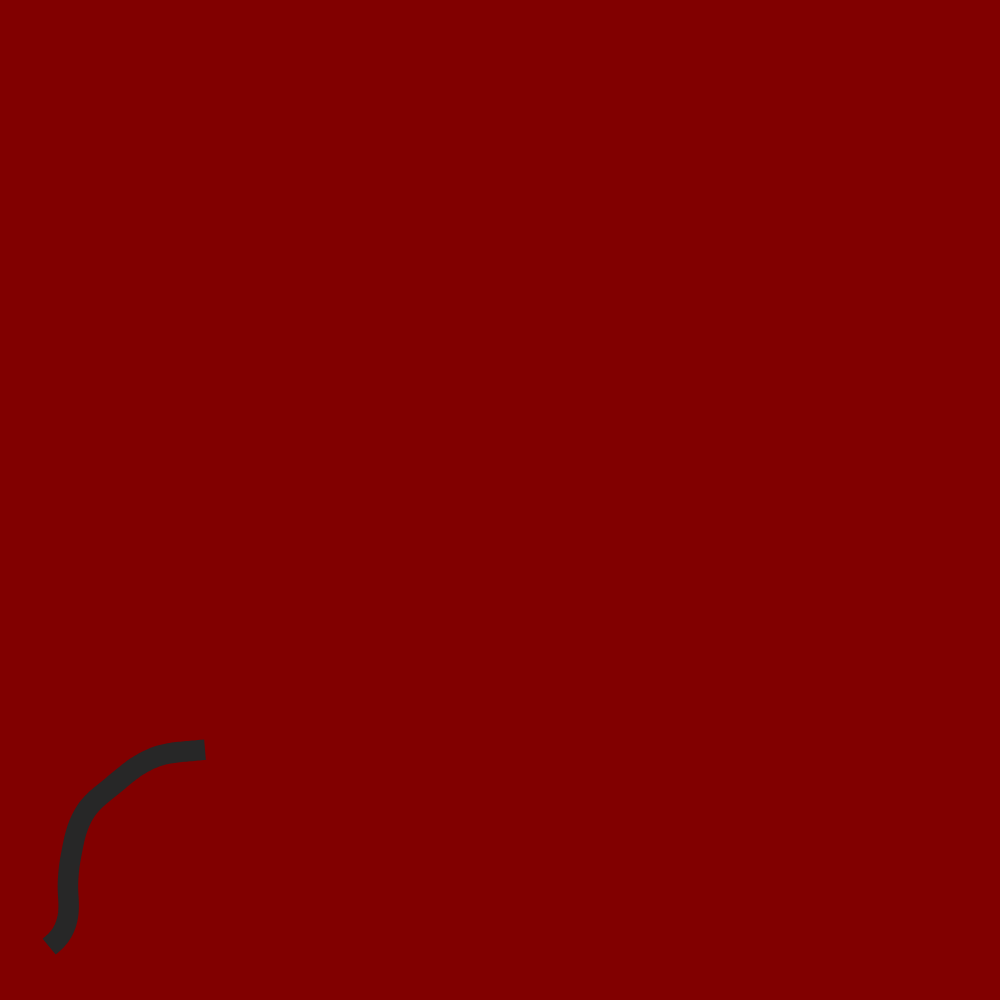
Frame 1 (no input)
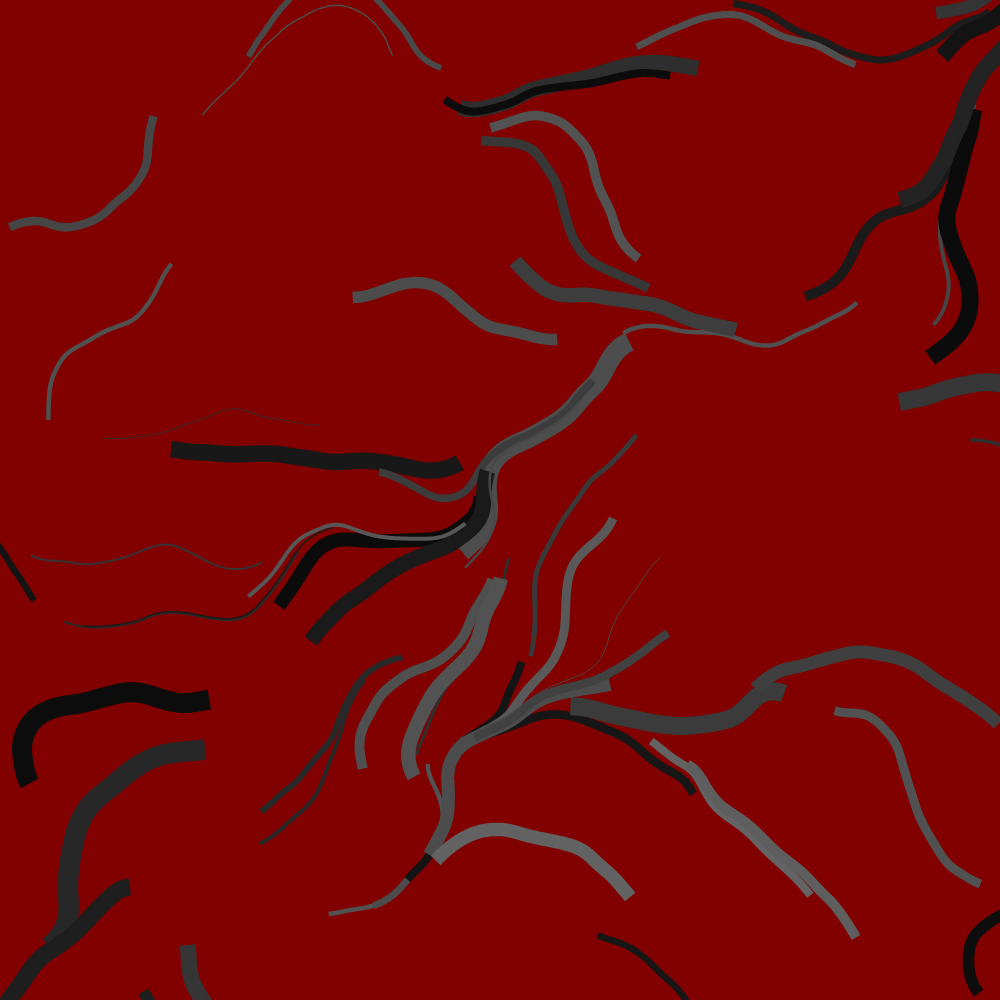
Frame 60 (no input)
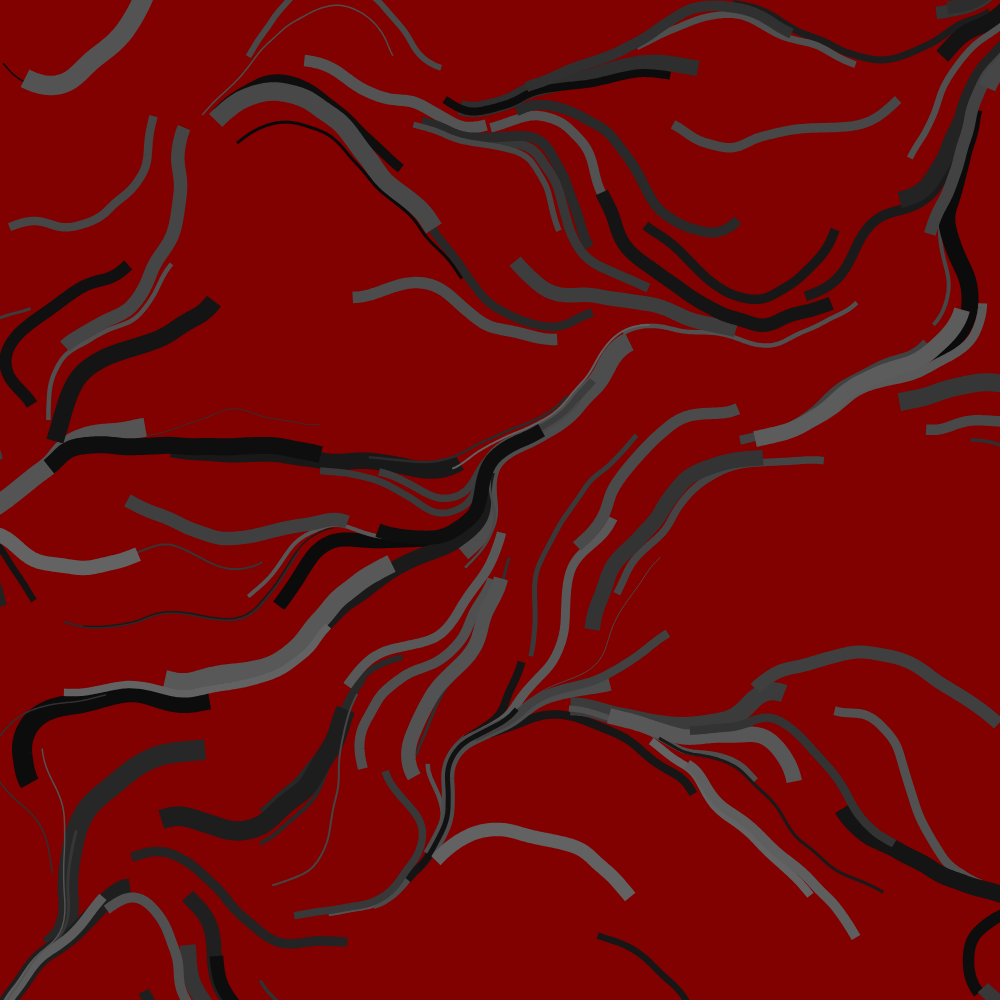
Frame 120 (the mouse pressed at the canvas centre since frame 60)

The p5.js sketch that drew these frames (run headless with seeded random() and noise() and a simulated clock; from frame 60 on, the mouse is pressed at the canvas centre):

// p5.js sketch
// ── sketch.js
let w,h,pt,r;

let xv=[],yv=[],rv=[],nv=[];
let x=[],y=[],ang=[];
let N = 2000;

function setup(){
  let wh = min(windowWidth,windowHeight);
  w = wh;
  h = wh;
  pt = w/1000;
  r = w/3;
  createCanvas(w,h);
  colorMode(RGB);
  v1 = 255;
  v2 = 180;
  let cores = (v1,v2)
  let cor = random(cores);
  background(cor,0,0);
  //background(231,40,40);
  //background(random(1, 100));
  strokeCap(SQUARE)
  noStroke();
  fill(10,10,90);
  for (let i=0; i<N; i++){
    xn = random();
    x[i] = w*(xn)
    y[i] = h*(random())
    ang[i] = random()*2*PI;
  }
}

R=(a=1)=>random()*a;
let i=0;
function draw(){

  let S = 100+R(50)|0;
  sw = (2+R(40)|0)*pt/2;
  noFill();
  let dir = R()<.5?1:-1
  nst = 5;
  xo = x[i];
  yo = y[i];
  strokeWeight(sw)
  //stroke(10,10,90)
  stroke(random(10, 100));
  beginShape();
  for (let j=0;j<S;j++){
    n = noise(xo/w*nst,yo/h*nst);
    angle = n*2*PI;
    dx = dir*2*cos(angle);
    dy = dir*2*sin(angle);
    xo+=dx;
    yo+=dy;
   // if (check(xo,yo,sw/2,i,xv,yv,rv,nv)) break;
    //if (sqrt(sq(xo-w/2)+sq(yo-h/2))<r) break;
    xv.push(xo);
    yv.push(yo);
    rv.push(sw/2);
    nv.push(i);
    vertex(xo,yo)
  }
  endShape();

  i++
  if (i>=N) noLoop();

}

function check(x,y,r,n,xv,yv,rv,nv){
  flag = false;
  for (let i=0;i<xv.length; i++){
    let dist = sqrt(sq(x-xv[i])+sq(y-yv[i]));
    if (dist < (r+rv[i]+1*pt) && n!=nv[i]) flag = true;
  }
  return flag;
}
